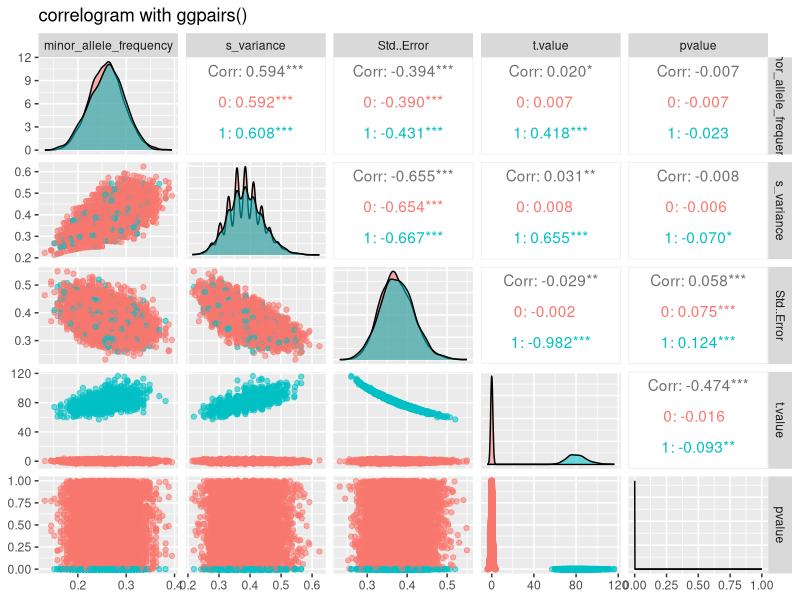
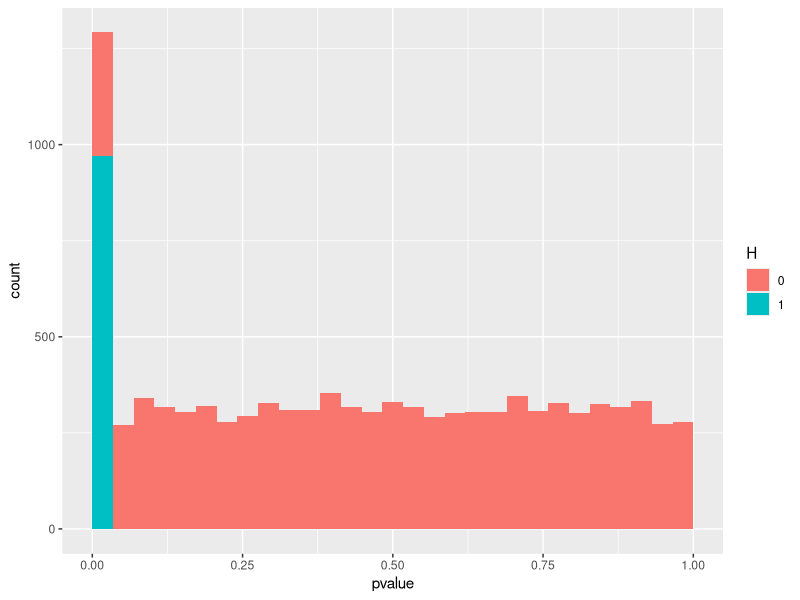
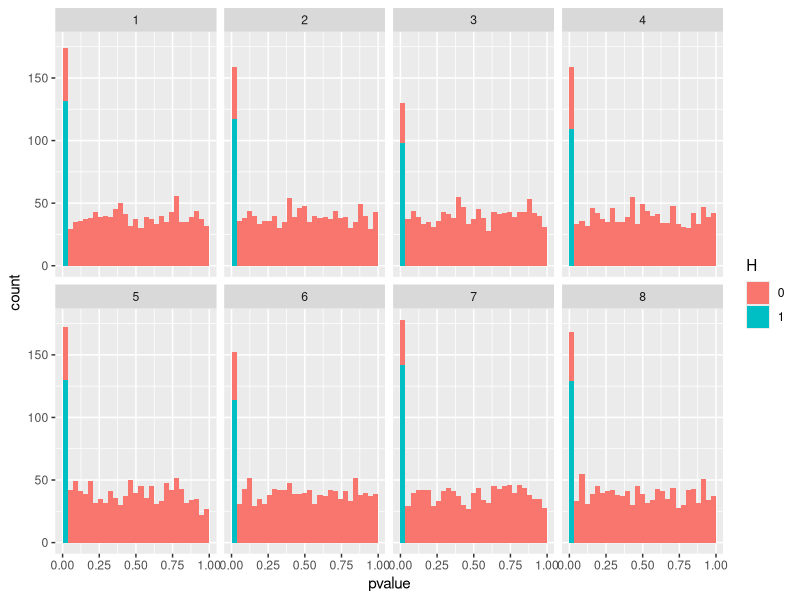

R code for these plots, in order:
## ---- chunk 1
library("dplyr")
library("GGally")
library(here)
options(bitmapType ="cairo")
## ---- chunk 2
ntrials = 10000
nsample = 76
pi0 = 0.9
## ---- chunk 3
#alpha should not play any role
simulate_data <- function(H, nsample = 76, s_prob = 0.26, alpha = 50, betha = 30, sigma = 2){
  data_sim <- data.frame(
    #save parameters (unobserved)
    s_prob = s_prob,
    alpha = alpha,
    betha = betha, #true
    sigma = sigma,
    nsample_i = seq_len(nsample),
    
    #simulate s and noise
    s = rbinom(n = nsample, size = 2, s_prob),
    noise = rnorm(n = nsample, sd = sigma)
  )

  data_sim <- data_sim %>% 
    mutate(histone_modification = alpha + betha * s*H  + noise)
  
  #only histone_modification and s observable
  return(data_sim)
}
## ---- chunk 4
H <- rbinom(ntrials, size = 1, 1-pi0)
data_sim <- lapply(H, simulate_data)

head(data_sim[[1]])
## ---- chunk 5
minor_allele_frequencies_sim <- sapply(data_sim, function(data_sim_i){
  0.5* min(mean(data_sim_i$s), 2- mean(data_sim_i$s))
})
## ---- chunk 6
sim_res <- lapply(data_sim, function(data_sim_i){
  t_test_lm = lm(histone_modification ~ 1 + s, data=data_sim_i)
  s_line_t_test_lm = summary(t_test_lm)$coefficients[2,]
  
  s_line_t_test_lm = data.frame(as.list(s_line_t_test_lm))
  
  #calculate minor_allele_frequency
  s_line_t_test_lm$minor_allele_frequency = 0.5* min(mean(data_sim_i$s), 2- mean(data_sim_i$s))
  
  s_line_t_test_lm$s_variance <- var(data_sim_i$s)
  
  s_line_t_test_lm
})

sim_res <- bind_rows(sim_res)
#sim_res <- sim_res %>% rename(pvalue = `Pr...t..`)
colnames(sim_res)[4] <- "pvalue"
sim_res$H <- as.factor(H)
head(sim_res)
## ---- chunk 7
ggpairs(sim_res, 
        mapping=ggplot2::aes(colour = H, alpha = 0.3),
        columns= c(5,6,2,3,4), 
        title="correlogram with ggpairs()",
        lower=list(combo=wrap("facethist", binwidth=1))
      ) 

## ---- chunk 8
groups_by_filter <- function(covariate, nbins, ties.method="random", seed=NULL){
  if (!is.null(seed) && ties.method=="random"){
    #http://stackoverflow.com/questions/14324096/setting-seed-locally-not-globally-in-r?rq=1
    tmp <- runif(1)
    old <- .Random.seed
    on.exit( { .Random.seed <<- old } )
    set.seed(as.integer(seed)) 
  }
	rfs <- rank(covariate, ties.method=ties.method)/length(covariate)
	as.factor(ceiling( rfs* nbins))
}
## ---- chunk 9
ggplot(sim_res, 
       aes(x = pvalue,
           fill = H)) +
  geom_histogram(boundary = 0) 
## ---- chunk 10
ggplot(sim_res, 
       aes(x = pvalue,
           fill = H)) +
  geom_histogram(boundary = 0) +
  facet_wrap(groups_by_filter(sim_res$minor_allele_frequency, 8), nrow = 2)
